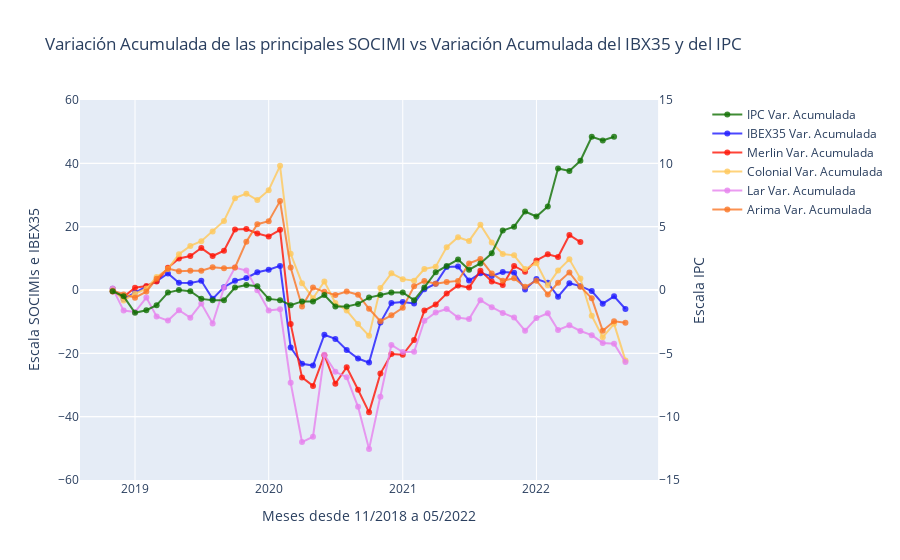

The cell this chart's notebook holds for it:
### Code cell
df = all_data_col_lines
#import plotly.graph_objs as go
from plotly.subplots import make_subplots

fig = make_subplots(specs=[[{"secondary_y": True}]])

#Ajustamos los ejes
fig.update_yaxes(range=[-60,60], secondary_y=False)
fig.update_yaxes(range=[-15,15], secondary_y=True)

fig.add_trace(
    go.Scatter(
    x = df["Date"],
    y = df["IPC Var. Acumulada"],
    name = "IPC Var. Acumulada",
    mode = "lines+markers",
    marker = dict(color = 'rgba(16, 112, 2, 0.8)')),
    secondary_y=True,
)
fig.add_trace(
    go.Scatter(
    x = df["Date"],
    y = df["IBEX35 Var. Acumulada"],
    name = "IBEX35 Var. Acumulada",
    mode = "lines+markers",
    marker = dict(color = "rgba(30, 26, 255, 0.8)")),
    secondary_y=False,
)

fig.add_trace(
    go.Scatter(
    x = df["Date"],
    y = df["Merlin Var. Acumulada"],
    name = "Merlin Var. Acumulada",
    mode = "lines+markers",
    marker = dict(color = "rgba(255, 20, 5, 0.8)")),
    secondary_y=False,
)

fig.add_trace(
    go.Scatter(
    x = df["Date"],
    y = df["Colonial Var. Acumulada"],
    name = "Colonial Var. Acumulada",
    mode = "lines+markers",
    marker = dict(color = "rgba(255, 200, 90, 0.8)")),
    secondary_y=False,
)

fig.add_trace(
    go.Scatter(
    x = df["Date"],
    y = df["Lar Var. Acumulada"],
    name = "Lar Var. Acumulada",
    mode = "lines+markers",
    marker = dict(color = "rgba(230, 130, 238, 0.8)")),
    secondary_y=False,
)

fig.add_trace(
    go.Scatter(
    x = df["Date"],
    y = df["Arima Var. Acumulada"],
    name = "Arima Var. Acumulada",
    mode = "lines+markers",
    marker = dict(color = "rgba(251, 118, 38, 0.8)")),
    secondary_y=False,
)

fig.update_layout(
    title_text="Variación Acumulada de las principales SOCIMI vs Variación Acumulada del IBX35 y del IPC"
)

fig.update_xaxes(title_text="Meses desde 11/2018 a 05/2022")

fig.update_yaxes(title_text="Escala SOCIMIs e IBEX35", secondary_y=False)
fig.update_yaxes(title_text="Escala IPC", secondary_y=True)

fig.show()

### Figure 1 — Plotly figure (JSON) as saved in the notebook; plotly's stock layout.template omitted (floating-point values rounded to 4 significant figures)
{"data": [{"marker": {"color": "rgba(16, 112, 2, 0.8)"}, "mode": "lines+markers", "name": "IPC Var. Acumulada", "type": "scatter", "x": ["2018-11", "2018-12", "2019-01", "2019-02", "2019-03", "2019-04", "2019-05", "2019-06", "2019-07", "2019-08", "2019-09", "2019-10", "2019-11", "2019-12", "2020-01", "2020-02", "2020-03", "2020-04", "2020-05", "2020-06", "2020-07", "2020-08", "2020-09", "2020-10", "2020-11", "2020-12", "2021-01", "2021-02", "2021-03", "2021-04", "2021-05", "2021-06", "2021-07", "2021-08", "2021-09", "2021-10", "2021-11", "2021-12", "2022-01", "2022-02", "2022-03", "2022-04", "2022-05", "2022-06", "2022-07", "2022-08", "2022-09"], "xaxis": "x", "y": [-0.1, -0.5, -1.8, -1.6, -1.2, -0.2, -1.665e-16, -0.1, -0.7, -0.8, -0.8, 0.2, 0.4, 0.3, -0.7, -0.8, -1.2, -0.9, -0.9, -0.4, -1.3, -1.3, -1.1, -0.6, -0.4, -0.2, -0.2, -0.8, 0.2, 1.4, 1.9, 2.4, 1.6, 2.1, 2.9, 4.7, 5.0, 6.2, 5.8, 6.6, 9.6, 9.4, 10.2, 12.1, 11.8, 12.1, null], "yaxis": "y2"}, {"marker": {"color": "rgba(30, 26, 255, 0.8)"}, "mode": "lines+markers", "name": "IBEX35 Var. Acumulada", "type": "scatter", "x": ["2018-11", "2018-12", "2019-01", "2019-02", "2019-03", "2019-04", "2019-05", "2019-06", "2019-07", "2019-08", "2019-09", "2019-10", "2019-11", "2019-12", "2020-01", "2020-02", "2020-03", "2020-04", "2020-05", "2020-06", "2020-07", "2020-08", "2020-09", "2020-10", "2020-11", "2020-12", "2021-01", "2021-02", "2021-03", "2021-04", "2021-05", "2021-06", "2021-07", "2021-08", "2021-09", "2021-10", "2021-11", "2021-12", "2022-01", "2022-02", "2022-03", "2022-04", "2022-05", "2022-06", "2022-07", "2022-08", "2022-09"], "xaxis": "x", "y": [0.4077, -2.882, -0.8217, 0.9646, 2.837, 5.243, 2.276, 2.203, 2.903, -2.792, 0.9011, 2.883, 3.805, 5.605, 6.381, 7.609, -18.15, -23.28, -23.85, -14.13, -15.44, -18.93, -21.64, -22.93, -10.28, -4.085, -3.758, -4.236, 0.2392, 2.003, 7.27, 7.394, 2.967, 5.264, 4.411, 5.684, 5.483, 0.1425, 3.44, 2.282, -2.093, 2.138, 1.218, -0.3204, -4.313, -1.992, -5.997], "yaxis": "y"}, {"marker": {"color": "rgba(255, 20, 5, 0.8)"}, "mode": "lines+markers", "name": "Merlin Var. Acumulada", "type": "scatter", "x": ["2018-11", "2018-12", "2019-01", "2019-02", "2019-03", "2019-04", "2019-05", "2019-06", "2019-07", "2019-08", "2019-09", "2019-10", "2019-11", "2019-12", "2020-01", "2020-02", "2020-03", "2020-04", "2020-05", "2020-06", "2020-07", "2020-08", "2020-09", "2020-10", "2020-11", "2020-12", "2021-01", "2021-02", "2021-03", "2021-04", "2021-05", "2021-06", "2021-07", "2021-08", "2021-09", "2021-10", "2021-11", "2021-12", "2022-01", "2022-02", "2022-03", "2022-04", "2022-05", "2022-06", "2022-07", "2022-08", "2022-09"], "xaxis": "x", "y": [-0.5033, -2.177, 0.7408, 1.253, 2.693, 7.018, 9.968, 10.71, 13.24, 10.73, 12.4, 19.08, 19.23, 17.83, 16.93, 19.0, -10.71, -27.6, -30.29, -20.59, -29.62, -24.39, -31.5, -38.64, -26.4, -20.25, -20.47, -15.81, -6.492, -4.578, -1.134, 1.447, 0.7614, 6.114, 2.709, 1.563, 7.584, 5.76, 9.349, 11.28, 10.4, 17.39, 15.12, null, null, null, null], "yaxis": "y"}, {"marker": {"color": "rgba(255, 200, 90, 0.8)"}, "mode": "lines+markers", "name": "Colonial Var. Acumulada", "type": "scatter", "x": ["2018-11", "2018-12", "2019-01", "2019-02", "2019-03", "2019-04", "2019-05", "2019-06", "2019-07", "2019-08", "2019-09", "2019-10", "2019-11", "2019-12", "2020-01", "2020-02", "2020-03", "2020-04", "2020-05", "2020-06", "2020-07", "2020-08", "2020-09", "2020-10", "2020-11", "2020-12", "2021-01", "2021-02", "2021-03", "2021-04", "2021-05", "2021-06", "2021-07", "2021-08", "2021-09", "2021-10", "2021-11", "2021-12", "2022-01", "2022-02", "2022-03", "2022-04", "2022-05", "2022-06", "2022-07", "2022-08", "2022-09"], "xaxis": "x", "y": [0.2913, -3.29, -1.178, 0.4348, 4.126, 6.642, 11.31, 13.92, 15.42, 18.48, 21.8, 29.0, 30.41, 28.4, 31.54, 39.2, 11.41, 2.152, -2.586, 2.668, -4.103, -6.475, -10.77, -14.44, 0.6076, 5.28, 3.43, 2.955, 6.628, 7.35, 13.54, 16.67, 15.49, 20.62, 14.96, 11.36, 10.94, 6.623, 8.478, 1.492, 6.131, 9.686, 3.602, -8.157, -14.9, -10.7, -22.24], "yaxis": "y"}, {"marker": {"color": "rgba(230, 130, 238, 0.8)"}, "mode": "lines+markers", "name": "Lar Var. Acumulada", "type": "scatter", "x": ["2018-11", "2018-12", "2019-01", "2019-02", "2019-03", "2019-04", "2019-05", "2019-06", "2019-07", "2019-08", "2019-09", "2019-10", "2019-11", "2019-12", "2020-01", "2020-02", "2020-03", "2020-04", "2020-05", "2020-06", "2020-07", "2020-08", "2020-09", "2020-10", "2020-11", "2020-12", "2021-01", "2021-02", "2021-03", "2021-04", "2021-05", "2021-06", "2021-07", "2021-08", "2021-09", "2021-10", "2021-11", "2021-12", "2022-01", "2022-02", "2022-03", "2022-04", "2022-05", "2022-06", "2022-07", "2022-08", "2022-09"], "xaxis": "x", "y": [0.5031, -6.502, -6.95, -2.386, -8.38, -9.652, -6.386, -8.741, -4.273, -10.55, 0.6946, 7.076, 6.14, -0.06504, -6.463, -6.061, -29.29, -48.01, -46.34, -20.49, -25.83, -27.54, -36.87, -50.24, -33.71, -17.34, -19.58, -19.5, -9.721, -7.102, -5.982, -8.722, -9.183, -3.203, -5.425, -7.25, -8.705, -12.87, -8.878, -7.373, -12.62, -11.17, -12.95, -14.26, -16.71, -17.0, -22.77], "yaxis": "y"}, {"marker": {"color": "rgba(251, 118, 38, 0.8)"}, "mode": "lines+markers", "name": "Arima Var. Acumulada", "type": "scatter", "x": ["2018-11", "2018-12", "2019-01", "2019-02", "2019-03", "2019-04", "2019-05", "2019-06", "2019-07", "2019-08", "2019-09", "2019-10", "2019-11", "2019-12", "2020-01", "2020-02", "2020-03", "2020-04", "2020-05", "2020-06", "2020-07", "2020-08", "2020-09", "2020-10", "2020-11", "2020-12", "2021-01", "2021-02", "2021-03", "2021-04", "2021-05", "2021-06", "2021-07", "2021-08", "2021-09", "2021-10", "2021-11", "2021-12", "2022-01", "2022-02", "2022-03", "2022-04", "2022-05", "2022-06", "2022-07", "2022-08", "2022-09"], "xaxis": "x", "y": [-0.2287, -1.416, -2.448, -0.5083, 3.578, 6.774, 5.906, 6.107, 6.114, 7.208, 6.879, 7.099, 15.25, 20.77, 21.74, 28.07, 7.099, -5.22, 0.7966, -0.5911, -1.593, -0.476, -1.497, -5.922, -9.836, -7.982, -5.644, 1.204, 2.859, 1.95, 2.536, 2.867, 8.405, 9.77, 5.208, 2.941, 3.713, 0.9878, 2.928, -1.409, 2.284, 5.566, 1.062, -2.642, -12.87, -9.857, -10.32], "yaxis": "y"}], "layout": {"title": {"text": "Variación Acumulada de las principales SOCIMI vs Variación Acumulada del IBX35 y del IPC"}, "xaxis": {"anchor": "y", "domain": [0, 0.94], "title": {"text": "Meses desde 11/2018 a 05/2022"}}, "yaxis": {"anchor": "x", "domain": [0, 1], "range": [-60, 60], "title": {"text": "Escala SOCIMIs e IBEX35"}}, "yaxis2": {"anchor": "x", "overlaying": "y", "range": [-15, 15], "side": "right", "title": {"text": "Escala IPC"}}}}
